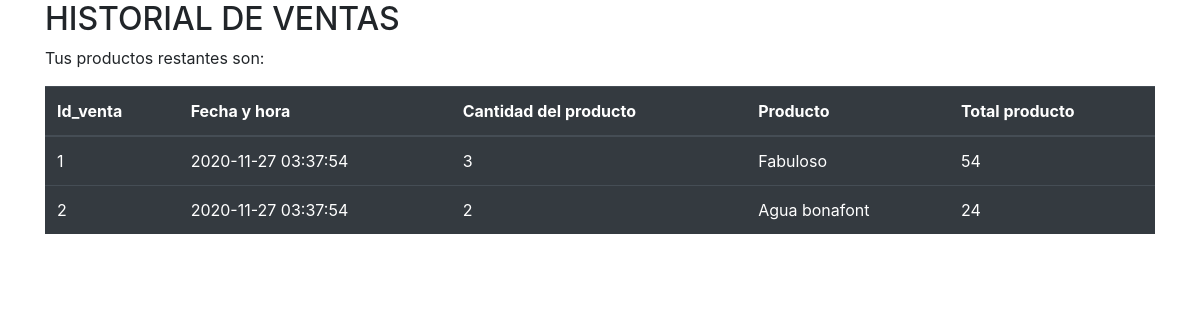
The app's page /tienda_php/historial_venta.php with its own data.
### tables this page shows
CREATE TABLE ticket(
       id_venta integer  not null primary key AUTOINCREMENT not null,
       fecha_hora TIMESTAMP DEFAULT CURRENT_TIMESTAMP not null,
       cantidad_producto varchar (25) not null ,
       producto varchar (300) not null ,
       total_producto  decimal (11,2) not null
);

### tienda_php/historial_venta.php (the view, shortened to what this page needs)
<?php
    $db = new SQLite3("../tienda.db");
    $resultado = $db->query("SELECT * from ticket;");
?>
<!DOCTYPE html>
<html lang="es">
<head>
  <link rel="stylesheet" href="https://maxcdn.bootstrapcdn.com/bootstrap/4.5.2/css/bootstrap.min.css">
</head>
<body>
<div class="container">
  <h2>HISTORIAL DE VENTAS</h2>
  <p>Tus productos restantes son:</p>
  <table class="table table-dark">
    <thead>
        <tr>
            <th>Id_venta</th>
            <th>Fecha y hora</th>
            <th>Cantidad del producto</th>
            <th>Producto</th>
            <th>Total producto</th>
        </tr>
    </thead>
    <tbody>
                     <?php
                        while ($row = $resultado->fetchArray())
                        {
                    ?>
                                <tr>
                                    <td><?php echo $row['id_venta']?></td>
                                    <td><?php echo $row['fecha_hora']?></td>
                                    <td><?php echo $row['cantidad_producto']?></td>
                                    <td><?php echo $row['producto']?></td>
                                    <td><?php echo $row['total_producto']?></td>
                                </tr>
                    <?php
                        }
                    ?>
    </tbody>
  </table>
</div>
</body>
</html>

### records on screen
ticket: id_venta "1", fecha_hora "2020-11-27 03:37:54", cantidad_producto "3", producto "Fabuloso", total_producto "54"
ticket: id_venta "2", fecha_hora "2020-11-27 03:37:54", cantidad_producto "2", producto "Agua bonafont", total_producto "24"
